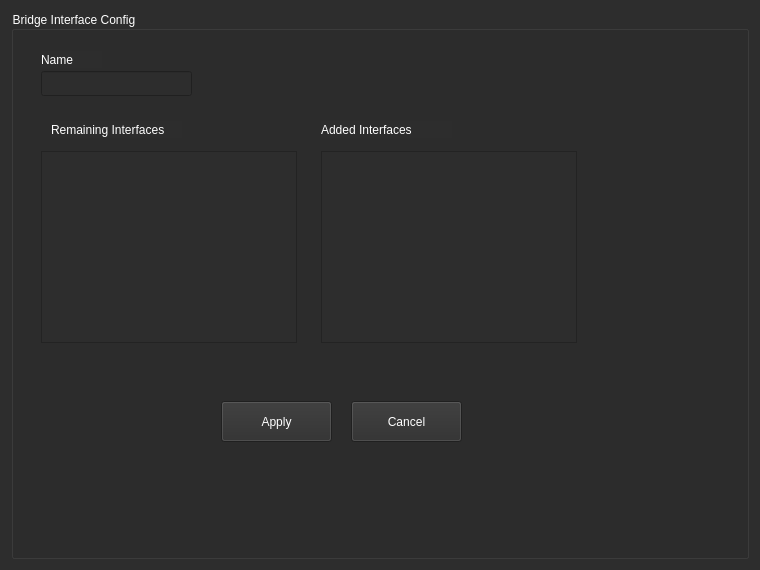
<?xml version="1.0" encoding="UTF-8"?>
<ui version="4.0">
 <class>Form</class>
 <widget class="QWidget" name="Form">
  <property name="geometry">
   <rect>
    <x>0</x>
    <y>0</y>
    <width>760</width>
    <height>570</height>
   </rect>
  </property>
  <property name="windowTitle">
   <string>Form</string>
  </property>
  <property name="styleSheet">
   <string notr="true">background-color: rgb(45, 45, 45);</string>
  </property>
  <layout class="QVBoxLayout" name="verticalLayout">
   <item>
    <widget class="QGroupBox" name="groupBox">
     <property name="palette">
      <palette>
       <active>
        <colorrole role="WindowText">
         <brush brushstyle="SolidPattern">
          <color alpha="255">
           <red>255</red>
           <green>255</green>
           <blue>255</blue>
          </color>
         </brush>
        </colorrole>
        <colorrole role="Button">
         <brush brushstyle="SolidPattern">
          <color alpha="255">
           <red>45</red>
           <green>45</green>
           <blue>45</blue>
          </color>
         </brush>
        </colorrole>
        <colorrole role="Base">
         <brush brushstyle="SolidPattern">
          <color alpha="255">
           <red>45</red>
           <green>45</green>
           <blue>45</blue>
          </color>
         </brush>
        </colorrole>
        <colorrole role="Window">
         <brush brushstyle="SolidPattern">
          <color alpha="255">
           <red>45</red>
           <green>45</green>
           <blue>45</blue>
          </color>
         </brush>
        </colorrole>
       </active>
       <inactive>
        <colorrole role="WindowText">
         <brush brushstyle="SolidPattern">
          <color alpha="255">
           <red>255</red>
           <green>255</green>
           <blue>255</blue>
          </color>
         </brush>
        </colorrole>
        <colorrole role="Button">
         <brush brushstyle="SolidPattern">
          <color alpha="255">
           <red>45</red>
           <green>45</green>
           <blue>45</blue>
          </color>
         </brush>
        </colorrole>
        <colorrole role="Base">
         <brush brushstyle="SolidPattern">
          <color alpha="255">
           <red>45</red>
           <green>45</green>
           <blue>45</blue>
          </color>
         </brush>
        </colorrole>
        <colorrole role="Window">
         <brush brushstyle="SolidPattern">
          <color alpha="255">
           <red>45</red>
           <green>45</green>
           <blue>45</blue>
          </color>
         </brush>
        </colorrole>
       </inactive>
       <disabled>
        <colorrole role="WindowText">
         <brush brushstyle="SolidPattern">
          <color alpha="255">
           <red>120</red>
           <green>120</green>
           <blue>120</blue>
          </color>
         </brush>
        </colorrole>
        <colorrole role="Button">
         <brush brushstyle="SolidPattern">
          <color alpha="255">
           <red>45</red>
           <green>45</green>
           <blue>45</blue>
          </color>
         </brush>
        </colorrole>
        <colorrole role="Base">
         <brush brushstyle="SolidPattern">
          <color alpha="255">
           <red>45</red>
           <green>45</green>
           <blue>45</blue>
          </color>
         </brush>
        </colorrole>
        <colorrole role="Window">
         <brush brushstyle="SolidPattern">
          <color alpha="255">
           <red>45</red>
           <green>45</green>
           <blue>45</blue>
          </color>
         </brush>
        </colorrole>
       </disabled>
      </palette>
     </property>
     <property name="title">
      <string>Bridge Interface Config</string>
     </property>
     <widget class="QPushButton" name="btn_cancel_bridge">
      <property name="geometry">
       <rect>
        <x>340</x>
        <y>390</y>
        <width>111</width>
        <height>41</height>
       </rect>
      </property>
      <property name="palette">
       <palette>
        <active>
         <colorrole role="Button">
          <brush brushstyle="SolidPattern">
           <color alpha="255">
            <red>45</red>
            <green>45</green>
            <blue>45</blue>
           </color>
          </brush>
         </colorrole>
         <colorrole role="ButtonText">
          <brush brushstyle="SolidPattern">
           <color alpha="255">
            <red>255</red>
            <green>255</green>
            <blue>255</blue>
           </color>
          </brush>
         </colorrole>
         <colorrole role="Base">
          <brush brushstyle="SolidPattern">
           <color alpha="255">
            <red>45</red>
            <green>45</green>
            <blue>45</blue>
           </color>
          </brush>
         </colorrole>
         <colorrole role="Window">
          <brush brushstyle="SolidPattern">
           <color alpha="255">
            <red>45</red>
            <green>45</green>
            <blue>45</blue>
           </color>
          </brush>
         </colorrole>
        </active>
        <inactive>
         <colorrole role="Button">
          <brush brushstyle="SolidPattern">
           <color alpha="255">
            <red>45</red>
            <green>45</green>
            <blue>45</blue>
           </color>
          </brush>
         </colorrole>
         <colorrole role="ButtonText">
          <brush brushstyle="SolidPattern">
           <color alpha="255">
            <red>255</red>
            <green>255</green>
            <blue>255</blue>
           </color>
          </brush>
         </colorrole>
         <colorrole role="Base">
          <brush brushstyle="SolidPattern">
           <color alpha="255">
            <red>45</red>
            <green>45</green>
            <blue>45</blue>
           </color>
          </brush>
         </colorrole>
         <colorrole role="Window">
          <brush brushstyle="SolidPattern">
           <color alpha="255">
            <red>45</red>
            <green>45</green>
            <blue>45</blue>
           </color>
          </brush>
         </colorrole>
        </inactive>
        <disabled>
         <colorrole role="Button">
          <brush brushstyle="SolidPattern">
           <color alpha="255">
            <red>45</red>
            <green>45</green>
            <blue>45</blue>
           </color>
          </brush>
         </colorrole>
         <colorrole role="ButtonText">
          <brush brushstyle="SolidPattern">
           <color alpha="255">
            <red>120</red>
            <green>120</green>
            <blue>120</blue>
           </color>
          </brush>
         </colorrole>
         <colorrole role="Base">
          <brush brushstyle="SolidPattern">
           <color alpha="255">
            <red>45</red>
            <green>45</green>
            <blue>45</blue>
           </color>
          </brush>
         </colorrole>
         <colorrole role="Window">
          <brush brushstyle="SolidPattern">
           <color alpha="255">
            <red>45</red>
            <green>45</green>
            <blue>45</blue>
           </color>
          </brush>
         </colorrole>
        </disabled>
       </palette>
      </property>
      <property name="text">
       <string>Cancel</string>
      </property>
     </widget>
     <widget class="QLineEdit" name="line_name">
      <property name="enabled">
       <bool>true</bool>
      </property>
      <property name="geometry">
       <rect>
        <x>30</x>
        <y>60</y>
        <width>151</width>
        <height>25</height>
       </rect>
      </property>
      <property name="palette">
       <palette>
        <active>
         <colorrole role="WindowText">
          <brush brushstyle="SolidPattern">
           <color alpha="255">
            <red>255</red>
            <green>255</green>
            <blue>255</blue>
           </color>
          </brush>
         </colorrole>
         <colorrole role="Button">
          <brush brushstyle="SolidPattern">
           <color alpha="255">
            <red>45</red>
            <green>45</green>
            <blue>45</blue>
           </color>
          </brush>
         </colorrole>
         <colorrole role="Text">
          <brush brushstyle="SolidPattern">
           <color alpha="255">
            <red>255</red>
            <green>255</green>
            <blue>255</blue>
           </color>
          </brush>
         </colorrole>
         <colorrole role="ButtonText">
          <brush brushstyle="SolidPattern">
           <color alpha="255">
            <red>255</red>
            <green>255</green>
            <blue>255</blue>
           </color>
          </brush>
         </colorrole>
         <colorrole role="Base">
          <brush brushstyle="SolidPattern">
           <color alpha="255">
            <red>45</red>
            <green>45</green>
            <blue>45</blue>
           </color>
          </brush>
         </colorrole>
         <colorrole role="Window">
          <brush brushstyle="SolidPattern">
           <color alpha="255">
            <red>45</red>
            <green>45</green>
            <blue>45</blue>
           </color>
          </brush>
         </colorrole>
        </active>
        <inactive>
         <colorrole role="WindowText">
          <brush brushstyle="SolidPattern">
           <color alpha="255">
            <red>255</red>
            <green>255</green>
            <blue>255</blue>
           </color>
          </brush>
         </colorrole>
         <colorrole role="Button">
          <brush brushstyle="SolidPattern">
           <color alpha="255">
            <red>45</red>
            <green>45</green>
            <blue>45</blue>
           </color>
          </brush>
         </colorrole>
         <colorrole role="Text">
          <brush brushstyle="SolidPattern">
           <color alpha="255">
            <red>255</red>
            <green>255</green>
            <blue>255</blue>
           </color>
          </brush>
         </colorrole>
         <colorrole role="ButtonText">
          <brush brushstyle="SolidPattern">
           <color alpha="255">
            <red>255</red>
            <green>255</green>
            <blue>255</blue>
           </color>
          </brush>
         </colorrole>
         <colorrole role="Base">
          <brush brushstyle="SolidPattern">
           <color alpha="255">
            <red>45</red>
            <green>45</green>
            <blue>45</blue>
           </color>
          </brush>
         </colorrole>
         <colorrole role="Window">
          <brush brushstyle="SolidPattern">
           <color alpha="255">
            <red>45</red>
            <green>45</green>
            <blue>45</blue>
           </color>
          </brush>
         </colorrole>
        </inactive>
        <disabled>
         <colorrole role="WindowText">
          <brush brushstyle="SolidPattern">
           <color alpha="255">
            <red>120</red>
            <green>120</green>
            <blue>120</blue>
           </color>
          </brush>
         </colorrole>
         <colorrole role="Button">
          <brush brushstyle="SolidPattern">
           <color alpha="255">
            <red>45</red>
            <green>45</green>
            <blue>45</blue>
           </color>
          </brush>
         </colorrole>
         <colorrole role="Text">
          <brush brushstyle="SolidPattern">
           <color alpha="255">
            <red>120</red>
            <green>120</green>
            <blue>120</blue>
           </color>
          </brush>
         </colorrole>
         <colorrole role="ButtonText">
          <brush brushstyle="SolidPattern">
           <color alpha="255">
            <red>120</red>
            <green>120</green>
            <blue>120</blue>
           </color>
          </brush>
         </colorrole>
         <colorrole role="Base">
          <brush brushstyle="SolidPattern">
           <color alpha="255">
            <red>45</red>
            <green>45</green>
            <blue>45</blue>
           </color>
          </brush>
         </colorrole>
         <colorrole role="Window">
          <brush brushstyle="SolidPattern">
           <color alpha="255">
            <red>45</red>
            <green>45</green>
            <blue>45</blue>
           </color>
          </brush>
         </colorrole>
        </disabled>
       </palette>
      </property>
      <property name="mouseTracking">
       <bool>false</bool>
      </property>
      <property name="focusPolicy">
       <enum>Qt::ClickFocus</enum>
      </property>
     </widget>
     <widget class="QLabel" name="label">
      <property name="geometry">
       <rect>
        <x>30</x>
        <y>40</y>
        <width>61</width>
        <height>17</height>
       </rect>
      </property>
      <property name="palette">
       <palette>
        <active>
         <colorrole role="WindowText">
          <brush brushstyle="SolidPattern">
           <color alpha="255">
            <red>255</red>
            <green>255</green>
            <blue>255</blue>
           </color>
          </brush>
         </colorrole>
         <colorrole role="Button">
          <brush brushstyle="SolidPattern">
           <color alpha="255">
            <red>45</red>
            <green>45</green>
            <blue>45</blue>
           </color>
          </brush>
         </colorrole>
         <colorrole role="Text">
          <brush brushstyle="SolidPattern">
           <color alpha="255">
            <red>255</red>
            <green>255</green>
            <blue>255</blue>
           </color>
          </brush>
         </colorrole>
         <colorrole role="ButtonText">
          <brush brushstyle="SolidPattern">
           <color alpha="255">
            <red>255</red>
            <green>255</green>
            <blue>255</blue>
           </color>
          </brush>
         </colorrole>
         <colorrole role="Base">
          <brush brushstyle="SolidPattern">
           <color alpha="255">
            <red>45</red>
            <green>45</green>
            <blue>45</blue>
           </color>
          </brush>
         </colorrole>
         <colorrole role="Window">
          <brush brushstyle="SolidPattern">
           <color alpha="255">
            <red>45</red>
            <green>45</green>
            <blue>45</blue>
           </color>
          </brush>
         </colorrole>
        </active>
        <inactive>
         <colorrole role="WindowText">
          <brush brushstyle="SolidPattern">
           <color alpha="255">
            <red>255</red>
            <green>255</green>
            <blue>255</blue>
           </color>
          </brush>
         </colorrole>
         <colorrole role="Button">
          <brush brushstyle="SolidPattern">
           <color alpha="255">
            <red>45</red>
            <green>45</green>
            <blue>45</blue>
           </color>
          </brush>
         </colorrole>
         <colorrole role="Text">
          <brush brushstyle="SolidPattern">
           <color alpha="255">
            <red>255</red>
            <green>255</green>
            <blue>255</blue>
           </color>
          </brush>
         </colorrole>
         <colorrole role="ButtonText">
          <brush brushstyle="SolidPattern">
           <color alpha="255">
            <red>255</red>
            <green>255</green>
            <blue>255</blue>
           </color>
          </brush>
         </colorrole>
         <colorrole role="Base">
          <brush brushstyle="SolidPattern">
           <color alpha="255">
            <red>45</red>
            <green>45</green>
            <blue>45</blue>
           </color>
          </brush>
         </colorrole>
         <colorrole role="Window">
          <brush brushstyle="SolidPattern">
           <color alpha="255">
            <red>45</red>
            <green>45</green>
            <blue>45</blue>
           </color>
          </brush>
         </colorrole>
        </inactive>
        <disabled>
         <colorrole role="WindowText">
          <brush brushstyle="SolidPattern">
           <color alpha="255">
            <red>120</red>
            <green>120</green>
            <blue>120</blue>
           </color>
          </brush>
         </colorrole>
         <colorrole role="Button">
          <brush brushstyle="SolidPattern">
           <color alpha="255">
            <red>45</red>
            <green>45</green>
            <blue>45</blue>
           </color>
          </brush>
         </colorrole>
         <colorrole role="Text">
          <brush brushstyle="SolidPattern">
           <color alpha="255">
            <red>120</red>
            <green>120</green>
            <blue>120</blue>
           </color>
          </brush>
         </colorrole>
         <colorrole role="ButtonText">
          <brush brushstyle="SolidPattern">
           <color alpha="255">
            <red>120</red>
            <green>120</green>
            <blue>120</blue>
           </color>
          </brush>
         </colorrole>
         <colorrole role="Base">
          <brush brushstyle="SolidPattern">
           <color alpha="255">
            <red>45</red>
            <green>45</green>
            <blue>45</blue>
           </color>
          </brush>
         </colorrole>
         <colorrole role="Window">
          <brush brushstyle="SolidPattern">
           <color alpha="255">
            <red>45</red>
            <green>45</green>
            <blue>45</blue>
           </color>
          </brush>
         </colorrole>
        </disabled>
       </palette>
      </property>
      <property name="text">
       <string>Name</string>
      </property>
     </widget>
     <widget class="QLabel" name="label_2">
      <property name="geometry">
       <rect>
        <x>40</x>
        <y>110</y>
        <width>131</width>
        <height>17</height>
       </rect>
      </property>
      <property name="palette">
       <palette>
        <active>
         <colorrole role="WindowText">
          <brush brushstyle="SolidPattern">
           <color alpha="255">
            <red>255</red>
            <green>255</green>
            <blue>255</blue>
           </color>
          </brush>
         </colorrole>
         <colorrole role="Button">
          <brush brushstyle="SolidPattern">
           <color alpha="255">
            <red>45</red>
            <green>45</green>
            <blue>45</blue>
           </color>
          </brush>
         </colorrole>
         <colorrole role="Text">
          <brush brushstyle="SolidPattern">
           <color alpha="255">
            <red>255</red>
            <green>255</green>
            <blue>255</blue>
           </color>
          </brush>
         </colorrole>
         <colorrole role="ButtonText">
          <brush brushstyle="SolidPattern">
           <color alpha="255">
            <red>255</red>
            <green>255</green>
            <blue>255</blue>
           </color>
          </brush>
         </colorrole>
         <colorrole role="Base">
          <brush brushstyle="SolidPattern">
           <color alpha="255">
            <red>45</red>
            <green>45</green>
            <blue>45</blue>
           </color>
          </brush>
         </colorrole>
         <colorrole role="Window">
          <brush brushstyle="SolidPattern">
           <color alpha="255">
            <red>45</red>
            <green>45</green>
            <blue>45</blue>
           </color>
          </brush>
         </colorrole>
        </active>
        <inactive>
         <colorrole role="WindowText">
          <brush brushstyle="SolidPattern">
           <color alpha="255">
            <red>255</red>
            <green>255</green>
            <blue>255</blue>
           </color>
          </brush>
         </colorrole>
         <colorrole role="Button">
          <brush brushstyle="SolidPattern">
           <color alpha="255">
            <red>45</red>
            <green>45</green>
            <blue>45</blue>
           </color>
          </brush>
         </colorrole>
         <colorrole role="Text">
          <brush brushstyle="SolidPattern">
           <color alpha="255">
            <red>255</red>
            <green>255</green>
            <blue>255</blue>
           </color>
          </brush>
         </colorrole>
         <colorrole role="ButtonText">
          <brush brushstyle="SolidPattern">
           <color alpha="255">
            <red>255</red>
            <green>255</green>
            <blue>255</blue>
           </color>
          </brush>
         </colorrole>
         <colorrole role="Base">
          <brush brushstyle="SolidPattern">
           <color alpha="255">
            <red>45</red>
            <green>45</green>
            <blue>45</blue>
           </color>
          </brush>
         </colorrole>
         <colorrole role="Window">
          <brush brushstyle="SolidPattern">
           <color alpha="255">
            <red>45</red>
            <green>45</green>
            <blue>45</blue>
           </color>
          </brush>
         </colorrole>
        </inactive>
        <disabled>
         <colorrole role="WindowText">
          <brush brushstyle="SolidPattern">
           <color alpha="255">
            <red>120</red>
            <green>120</green>
            <blue>120</blue>
           </color>
          </brush>
         </colorrole>
         <colorrole role="Button">
          <brush brushstyle="SolidPattern">
           <color alpha="255">
            <red>45</red>
            <green>45</green>
            <blue>45</blue>
           </color>
          </brush>
         </colorrole>
         <colorrole role="Text">
          <brush brushstyle="SolidPattern">
           <color alpha="255">
            <red>120</red>
            <green>120</green>
            <blue>120</blue>
           </color>
          </brush>
         </colorrole>
         <colorrole role="ButtonText">
          <brush brushstyle="SolidPattern">
           <color alpha="255">
            <red>120</red>
            <green>120</green>
            <blue>120</blue>
           </color>
          </brush>
         </colorrole>
         <colorrole role="Base">
          <brush brushstyle="SolidPattern">
           <color alpha="255">
            <red>45</red>
            <green>45</green>
            <blue>45</blue>
           </color>
          </brush>
         </colorrole>
         <colorrole role="Window">
          <brush brushstyle="SolidPattern">
           <color alpha="255">
            <red>45</red>
            <green>45</green>
            <blue>45</blue>
           </color>
          </brush>
         </colorrole>
        </disabled>
       </palette>
      </property>
      <property name="text">
       <string>Remaining Interfaces</string>
      </property>
     </widget>
     <widget class="QLabel" name="label_3">
      <property name="geometry">
       <rect>
        <x>310</x>
        <y>110</y>
        <width>131</width>
        <height>17</height>
       </rect>
      </property>
      <property name="palette">
       <palette>
        <active>
         <colorrole role="WindowText">
          <brush brushstyle="SolidPattern">
           <color alpha="255">
            <red>255</red>
            <green>255</green>
            <blue>255</blue>
           </color>
          </brush>
         </colorrole>
         <colorrole role="Button">
          <brush brushstyle="SolidPattern">
           <color alpha="255">
            <red>45</red>
            <green>45</green>
            <blue>45</blue>
           </color>
          </brush>
         </colorrole>
         <colorrole role="Text">
          <brush brushstyle="SolidPattern">
           <color alpha="255">
            <red>255</red>
            <green>255</green>
            <blue>255</blue>
           </color>
          </brush>
         </colorrole>
         <colorrole role="ButtonText">
          <brush brushstyle="SolidPattern">
           <color alpha="255">
            <red>255</red>
            <green>255</green>
            <blue>255</blue>
           </color>
          </brush>
         </colorrole>
         <colorrole role="Base">
          <brush brushstyle="SolidPattern">
           <color alpha="255">
            <red>45</red>
            <green>45</green>
            <blue>45</blue>
           </color>
          </brush>
         </colorrole>
         <colorrole role="Window">
          <brush brushstyle="SolidPattern">
           <color alpha="255">
            <red>45</red>
            <green>45</green>
            <blue>45</blue>
           </color>
          </brush>
         </colorrole>
        </active>
        <inactive>
         <colorrole role="WindowText">
          <brush brushstyle="SolidPattern">
           <color alpha="255">
            <red>255</red>
            <green>255</green>
            <blue>255</blue>
           </color>
          </brush>
         </colorrole>
         <colorrole role="Button">
          <brush brushstyle="SolidPattern">
           <color alpha="255">
            <red>45</red>
            <green>45</green>
            <blue>45</blue>
           </color>
          </brush>
         </colorrole>
         <colorrole role="Text">
          <brush brushstyle="SolidPattern">
           <color alpha="255">
            <red>255</red>
            <green>255</green>
            <blue>255</blue>
           </color>
          </brush>
         </colorrole>
         <colorrole role="ButtonText">
          <brush brushstyle="SolidPattern">
           <color alpha="255">
            <red>255</red>
            <green>255</green>
            <blue>255</blue>
           </color>
          </brush>
         </colorrole>
         <colorrole role="Base">
          <brush brushstyle="SolidPattern">
           <color alpha="255">
            <red>45</red>
            <green>45</green>
            <blue>45</blue>
           </color>
          </brush>
         </colorrole>
         <colorrole role="Window">
          <brush brushstyle="SolidPattern">
           <color alpha="255">
            <red>45</red>
            <green>45</green>
            <blue>45</blue>
           </color>
          </brush>
         </colorrole>
        </inactive>
        <disabled>
         <colorrole role="WindowText">
          <brush brushstyle="SolidPattern">
           <color alpha="255">
            <red>120</red>
            <green>120</green>
            <blue>120</blue>
           </color>
          </brush>
         </colorrole>
         <colorrole role="Button">
          <brush brushstyle="SolidPattern">
           <color alpha="255">
            <red>45</red>
            <green>45</green>
            <blue>45</blue>
           </color>
          </brush>
         </colorrole>
         <colorrole role="Text">
          <brush brushstyle="SolidPattern">
           <color alpha="255">
            <red>120</red>
            <green>120</green>
            <blue>120</blue>
           </color>
          </brush>
         </colorrole>
         <colorrole role="ButtonText">
          <brush brushstyle="SolidPattern">
           <color alpha="255">
            <red>120</red>
            <green>120</green>
            <blue>120</blue>
           </color>
          </brush>
         </colorrole>
         <colorrole role="Base">
          <brush brushstyle="SolidPattern">
           <color alpha="255">
            <red>45</red>
            <green>45</green>
            <blue>45</blue>
           </color>
          </brush>
         </colorrole>
         <colorrole role="Window">
          <brush brushstyle="SolidPattern">
           <color alpha="255">
            <red>45</red>
            <green>45</green>
            <blue>45</blue>
           </color>
          </brush>
         </colorrole>
        </disabled>
       </palette>
      </property>
      <property name="text">
       <string>Added Interfaces</string>
      </property>
     </widget>
     <widget class="QTableWidget" name="table_remaining_ints">
      <property name="geometry">
       <rect>
        <x>30</x>
        <y>140</y>
        <width>256</width>
        <height>192</height>
       </rect>
      </property>
     </widget>
     <widget class="QTableWidget" name="table_added_ints">
      <property name="geometry">
       <rect>
        <x>310</x>
        <y>140</y>
        <width>256</width>
        <height>192</height>
       </rect>
      </property>
     </widget>
     <widget class="QPushButton" name="btn_apply_bridge">
      <property name="geometry">
       <rect>
        <x>210</x>
        <y>390</y>
        <width>111</width>
        <height>41</height>
       </rect>
      </property>
      <property name="palette">
       <palette>
        <active>
         <colorrole role="Button">
          <brush brushstyle="SolidPattern">
           <color alpha="255">
            <red>45</red>
            <green>45</green>
            <blue>45</blue>
           </color>
          </brush>
         </colorrole>
         <colorrole role="ButtonText">
          <brush brushstyle="SolidPattern">
           <color alpha="255">
            <red>255</red>
            <green>255</green>
            <blue>255</blue>
           </color>
          </brush>
         </colorrole>
         <colorrole role="Base">
          <brush brushstyle="SolidPattern">
           <color alpha="255">
            <red>45</red>
            <green>45</green>
            <blue>45</blue>
           </color>
          </brush>
         </colorrole>
         <colorrole role="Window">
          <brush brushstyle="SolidPattern">
           <color alpha="255">
            <red>45</red>
            <green>45</green>
            <blue>45</blue>
           </color>
          </brush>
         </colorrole>
        </active>
        <inactive>
         <colorrole role="Button">
          <brush brushstyle="SolidPattern">
           <color alpha="255">
            <red>45</red>
            <green>45</green>
            <blue>45</blue>
           </color>
          </brush>
         </colorrole>
         <colorrole role="ButtonText">
          <brush brushstyle="SolidPattern">
           <color alpha="255">
            <red>255</red>
            <green>255</green>
            <blue>255</blue>
           </color>
          </brush>
         </colorrole>
         <colorrole role="Base">
          <brush brushstyle="SolidPattern">
           <color alpha="255">
            <red>45</red>
            <green>45</green>
            <blue>45</blue>
           </color>
          </brush>
         </colorrole>
         <colorrole role="Window">
          <brush brushstyle="SolidPattern">
           <color alpha="255">
            <red>45</red>
            <green>45</green>
            <blue>45</blue>
           </color>
          </brush>
         </colorrole>
        </inactive>
        <disabled>
         <colorrole role="Button">
          <brush brushstyle="SolidPattern">
           <color alpha="255">
            <red>45</red>
            <green>45</green>
            <blue>45</blue>
           </color>
          </brush>
         </colorrole>
         <colorrole role="ButtonText">
          <brush brushstyle="SolidPattern">
           <color alpha="255">
            <red>120</red>
            <green>120</green>
            <blue>120</blue>
           </color>
          </brush>
         </colorrole>
         <colorrole role="Base">
          <brush brushstyle="SolidPattern">
           <color alpha="255">
            <red>45</red>
            <green>45</green>
            <blue>45</blue>
           </color>
          </brush>
         </colorrole>
         <colorrole role="Window">
          <brush brushstyle="SolidPattern">
           <color alpha="255">
            <red>45</red>
            <green>45</green>
            <blue>45</blue>
           </color>
          </brush>
         </colorrole>
        </disabled>
       </palette>
      </property>
      <property name="text">
       <string>Apply</string>
      </property>
     </widget>
    </widget>
   </item>
  </layout>
 </widget>
 <resources/>
 <connections/>
</ui>
